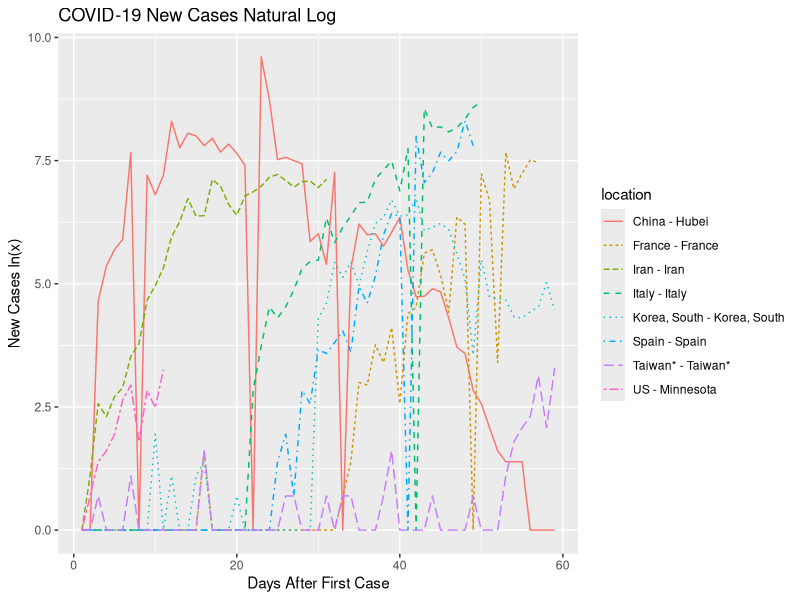
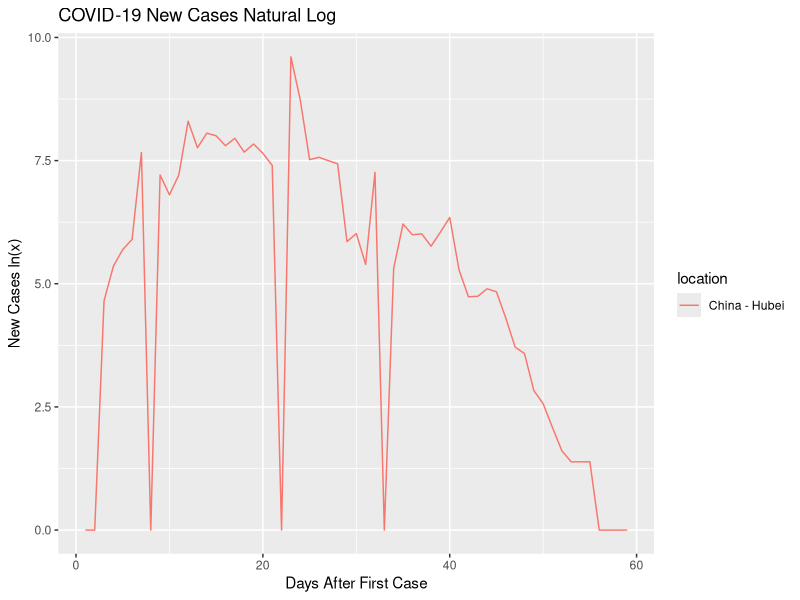
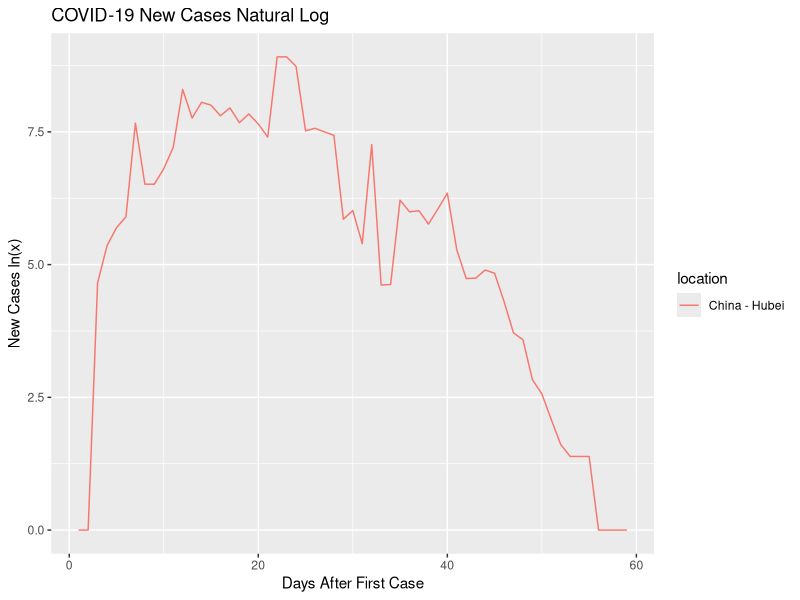
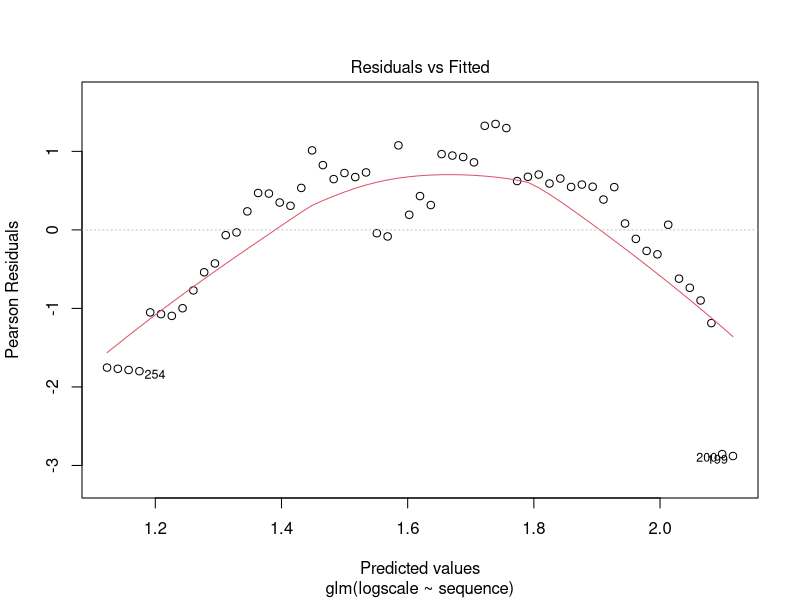
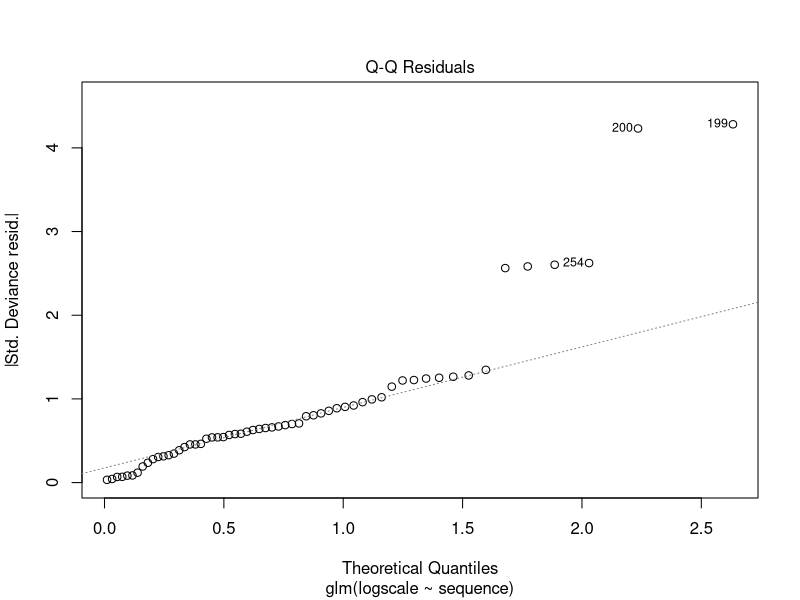
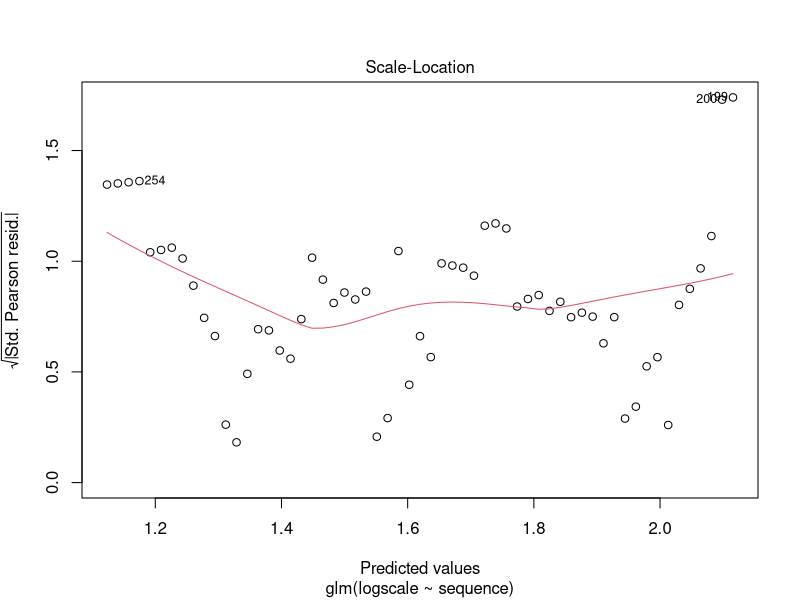
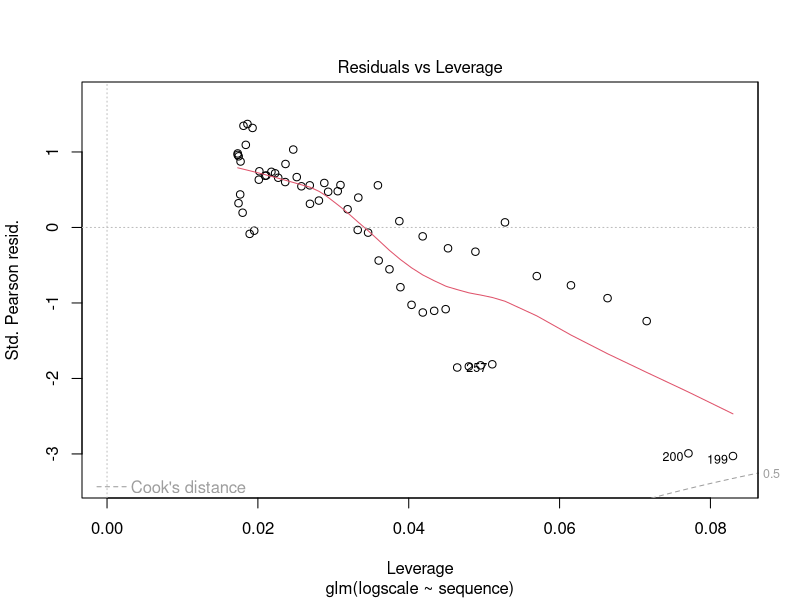

Write the R code that produced these figures, in order. (Note: this script raises an error after producing the figures.)
## ---- chunk 1
rm(list=ls())
all_locations <- read.csv("all_locations.csv", header=T)
head(all_locations)
## ---- chunk 2
library(ggplot2)
p <- ggplot(all_locations, aes(x=sequence, y=logscale, colour=location,  linetype=location)) +
  geom_line() + ggtitle("COVID-19 New Cases Natural Log")+xlab("Days After First Case")+ylab("New Cases ln(x)")
p
## ---- chunk 3
china_df <- subset(all_locations, all_locations$location=="China - Hubei")
p <- ggplot(china_df, aes(x=sequence, y=logscale, colour=location,  linetype=location)) +
  geom_line() + ggtitle("COVID-19 New Cases Natural Log")+xlab("Days After First Case")+ylab("New Cases ln(x)")
p
## ---- chunk 4
subset(china_df, china_df$delta==0)
## ---- chunk 5
compute_delta <- function(df, colname){
  delta = data.frame(as.integer())
  delta <- rbind(delta,delta=0)
  c = which(names(df)==colname)
  for (r in seq(2,nrow(df))){
      delta <- rbind(delta, delta=(df[r,c] - df[r-1,c]))
  }
  names(delta) <- c('delta')
  df$delta <- delta$delta
  return(df)
}


china_df[8,3] <- 4229
china_df[22,3] <- as.integer(33366+((48206-33366)/2))
china_df[33,3] <- as.integer(64084+((64287-64084)/2))
china_df <- compute_delta(china_df, 'count')
china_df$logscale <- log(china_df$delta)
china_df[china_df<0] <-0


p <- ggplot(china_df, aes(x=sequence, y=logscale, colour=location,  linetype=location)) +
  geom_line() + ggtitle("COVID-19 New Cases Natural Log")+xlab("Days After First Case")+ylab("New Cases ln(x)")
p
## ---- chunk 6
reg = glm(logscale~sequence, data=china_df, family="quasipoisson")
plot(reg)
dat = data.frame(as.double())
names(dat)<-c('sequence')
newdays <- seq(1,nrow(china_df))
dat$sequence<-predict(reg, new_data=newdays)
dat

